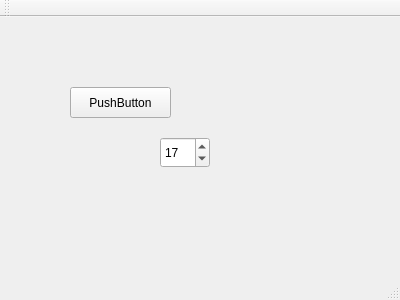
<?xml version="1.0" encoding="UTF-8"?>
<ui version="4.0">
 <class>MainWindow</class>
 <widget class="QMainWindow" name="MainWindow">
  <property name="geometry">
   <rect>
    <x>0</x>
    <y>0</y>
    <width>400</width>
    <height>300</height>
   </rect>
  </property>
  <property name="windowTitle">
   <string>MainWindow</string>
  </property>
  <widget class="QWidget" name="centralWidget">
   <widget class="QPushButton" name="pushButton">
    <property name="geometry">
     <rect>
      <x>70</x>
      <y>70</y>
      <width>101</width>
      <height>31</height>
     </rect>
    </property>
    <property name="text">
     <string>PushButton</string>
    </property>
   </widget>
   <widget class="QSpinBox" name="spinBox">
    <property name="geometry">
     <rect>
      <x>160</x>
      <y>120</y>
      <width>50</width>
      <height>31</height>
     </rect>
    </property>
    <property name="value">
     <number>17</number>
    </property>
   </widget>
  </widget>
  <widget class="QMenuBar" name="menuBar">
   <property name="geometry">
    <rect>
     <x>0</x>
     <y>0</y>
     <width>400</width>
     <height>27</height>
    </rect>
   </property>
  </widget>
  <widget class="QToolBar" name="mainToolBar">
   <attribute name="toolBarArea">
    <enum>TopToolBarArea</enum>
   </attribute>
   <attribute name="toolBarBreak">
    <bool>false</bool>
   </attribute>
  </widget>
  <widget class="QStatusBar" name="statusBar"/>
 </widget>
 <layoutdefault spacing="6" margin="11"/>
 <resources/>
 <connections/>
</ui>
